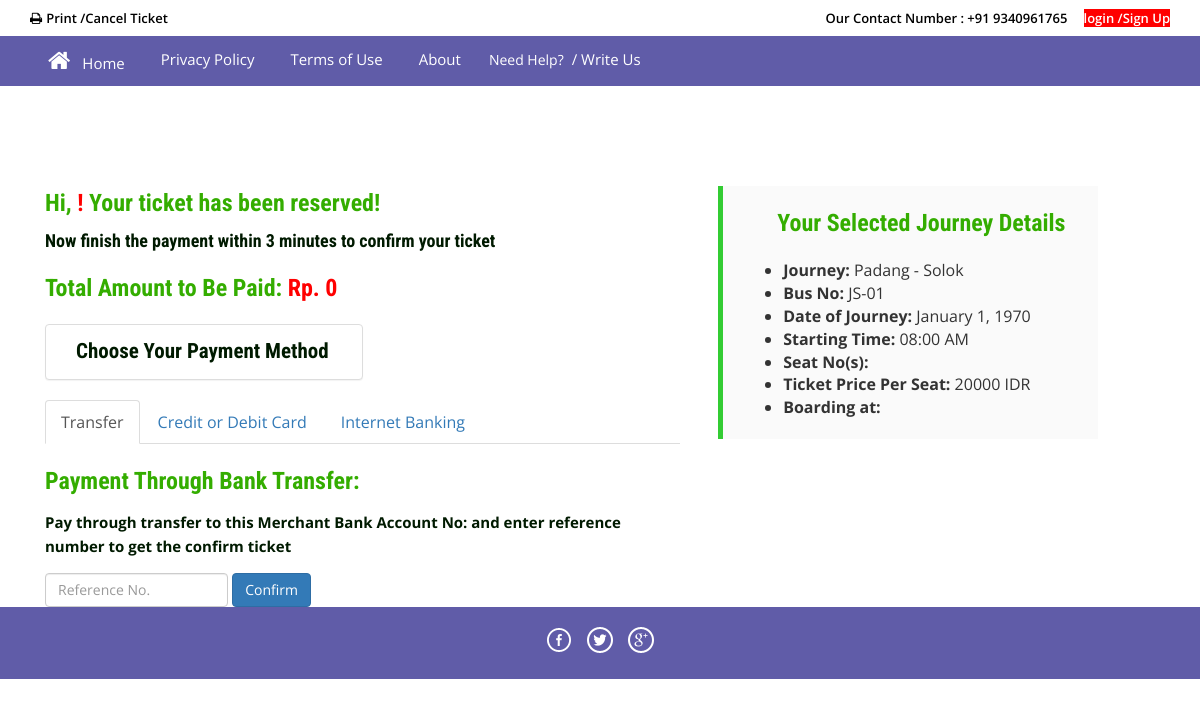
/transaction.php?trip_id=14, run on the app's committed database.
### tables this page shows
CREATE TABLE `tbl_trip_info` (
  `trip_id` int(11) NOT NULL,
  `bus_id` int(11) NOT NULL,
  `from_city` char(40) NOT NULL,
  `to_city` char(40) NOT NULL,
  `fare` varchar(40) NOT NULL,
  `departure_time` varchar(12) NOT NULL,
  `arrival_time` varchar(12) NOT NULL
);

CREATE TABLE `tbl_bus_info` (
  `bus_id` int(11) NOT NULL,
  `bus_no` varchar(11) NOT NULL,
  `bus_type` char(20) NOT NULL,
  `img_bus` varchar(40) NOT NULL,
  `no_of_seats` int(11) NOT NULL DEFAULT 40
);

### libs/Session.php (called while the page is built, shortened)
<?php
class Session{
	public static function get($key){
		if (isset($_SESSION[$key])) {
			return $_SESSION[$key];
		}
		else {
			return false;
		}
	}
}
?>

### classes/Trip_info.php (called while the page is built, shortened)
<?php
$filepath = realpath(dirname(__FILE__));
include_once ($filepath."/../libs/Database.php");
?>
<?php
class Trip_info
{
	private $db;
	function __construct()
	{
		$this->db = new Database();
	}
	public function GetSearchBusBytripId($trip_id){
		$sql = "SELECT * FROM tbl_trip_info INNER JOIN tbl_bus_info ON tbl_trip_info.bus_id = tbl_bus_info.bus_id WHERE tbl_trip_info.trip_id='$trip_id'";
		$result = $this->db->select($sql);
		return $result;
	}
}
?>

### libs/Database.php (called while the page is built, shortened)
<?php
Class Database{
	public $host   = DB_HOST;
	public $user   = DB_USER;
	public $pass   = DB_PASS;
	public $dbname = DB_NAME;
	public $link;
private function connectDB(){
	$this->link = new mysqli($this->host, $this->user, $this->pass,
	$this->dbname);
}
public function select($query){
	$result = $this->link->query($query) or
	die($this->link->error.__LINE__);
	if($result->num_rows > 0){
		return $result;
	}
	else {
		return false;
	}
}
}

### transaction.php (the view, shortened to what this page needs)
<?php include"inc/header.php" ; ?>
  <?php
 	$trip_id = intval($_GET['trip_id']);
  ?>
 <?php
	$seat_no = array();
 ?>
</head>
<?php include("inc/header_bottom.php"); ?>
<div class="agent">
	<div class="container">
	<div class="col-md-7 " >
	 <div>
	    <p> <h3>Hi, <b style="color:red"><?php echo $passenger_name;?>!</b> Your ticket has been reserved!  </h3></p>
	    <h4 style="font-weight: bolder; color:#001a00">Now finish the payment within 3 minutes to confirm your ticket</h4>
	 </div>
	  <?php
      		$bus_info=$trip_info->GetSearchBusBytripId($trip_id);
      		if($bus_info)
			{
				$data = $bus_info->fetch_assoc();
		?>
			<?php
				$total_amount = $data['fare']*count($value);
			 ?>
	 <div>
	    <div class="">
                  <h3 >Total Amount to Be Paid:<span style="color: red" id="display_total_payable"> Rp. <?php echo $total_amount; ?></span> </h3>
         </div>
		 <div class="panel panel-default col-md-6">
             <div class="panel-body"> <h4 style="font-size: 21px; font-weight: bolder; color:#001a00 ">Choose Your Payment Method</h4></div>
        </div>
        <div class="clearfix"></div>
		 <div>
		   <ul class="nav nav-tabs">
             <li class="active"><a data-toggle="tab" href="#menu1">Transfer</a></li>
             <li><a data-toggle="tab" href="#menu2">Credit or Debit Card</a></li>
             <li><a data-toggle="tab" href="#menu3">Internet Banking</a></li>
           </ul>
           <div class="tab-content">
             <div id="menu1" class="tab-pane fade in active">
               <h3>Payment Through Bank Transfer:</h3>
               <p style="font-weight: bolder; color:#001a00">Pay through transfer to this Merchant Bank Account No:  and enter reference number to get the confirm ticket</p>
            <form class="form-inline" method="post">
               <div class="form-group ">
                 <input required type="text" class="form-control" name="reference" id="" placeholder="Reference No.">
               </div>
               <button type="submit" name="confirm" class="btn btn-primary">Confirm</button>
             </form>
			 </div>
           </div>
       </div>
	 </div>
	</div>
	<aside id="journey" class="col-md-4 paside agent-right">
          <div class="page_title" style="margin-right:2%;">
              <h3>Your Selected Journey Details</h3>
          </div><br>
          <ul style="margin-left:2%;">
              <li><b style="font-weight:bolder;">Journey:</b> <?php echo $data['from_city']; ?> - <?php echo $data['to_city']; ?> </li>
              <li><b style="font-weight:bolder;">Bus No: </b><?php echo $data['bus_no']; ?></li>
              <li><b style="font-weight:bolder;">Date of Journey:</b> <?php  echo date('F j, Y', strtotime(Session::get("journey_date"))); ?></li>
              	<li><b style="font-weight:bolder;">Starting Time:</b> <?php echo date('h:i A', strtotime($data['departure_time'])); ?></li>
              <li><b style="font-weight:bolder;">Seat No(s):</b> <span> <?php echo implode(',', $seat_no);  ?></span></li>
              <li><b style="font-weight:bolder;">Ticket Price Per Seat: </b> <span><?php echo $data['fare'];?> IDR</span></li>
              <li><b style="font-weight:bolder;">Boarding at: </b> <?php echo $datacounterPh['counter_name'];?></li>
        </ul>
    </aside>
    <?php } ?>
		<div class="clearfix"></div>
	</div>
<?php include"inc/footer.php" ; ?>

### inc/header.php (shortened to what this page needs)
<?php
	require_once "libs/Session.php";
	require_once "libs/Database.php";
?>
<?php
 	$trip_info = new Trip_info();
?>
<!DOCTYPE HTML>
<html>
<head>
<link href="css/bootstrap.css" rel='stylesheet' type='text/css' />
<link href="css/style.css" rel='stylesheet' type='text/css' />
 <link href="css/truebus.css" rel="stylesheet">
<link href="css/font-awesome.css" rel="stylesheet">

### inc/header_bottom.php (shortened to what this page needs)
<body>
<div class="top-header">
	<div class="container">
		<ul class="tp-hd-lft ">
			<li class=""><a href="index.php"><i class="fa fa-print"></i></a></li>
			<li class="prnt"><a href="" data-toggle="modal" data-target="#myModaPrint" >Print /</a><a href="" data-toggle="modal" data-target="#myModaCanel">Cancel Ticket</a></li>
		</ul>
		<ul class="tp-hd-rgt ">
			<li class="tol">Our Contact Number : +91 9340961765</li>
		    <?php
				if(Session::get("passenger_login")!=true){
			?>
		    <li class=""><a href="" data-toggle="modal" data-target="#myModals" >login /</a><a href="" data-toggle="modal" data-target="#myModal">Sign Up</a></a></li>
		    <?php }
		    else{ ?>
					 <li class=""><input style="height:30px; padding-top:0px; margin:0px;" type="button" value="Logout" onclick="return LogOut();"></li>
			<?php } ?>
        </ul>
		<div class="clearfix"></div>
	</div>
</div>
<div class="footer-btm wow">
	<div class="container">
	<div class="navigation">
			<nav class="navbar navbar-default">
				<div class="collapse navbar-collapse nav-wil" id="bs-example-navbar-collapse-1">
					<nav class="cl-effect-1">
						<ul class="nav navbar-nav">
						        <li class=" "><a href="index.php"><i class="fa fa-home"> &nbsp </i>Home</a></li>
								<li><a href="privacy.php">Privacy Policy</a></li>
								<li><a href="terms.php">Terms of Use</a></li>
								<li><a href="about.php">About</a></li>
								<li>Need Help?<a href="#" data-toggle="modal" data-target="#myModal3"> / Write Us </a>  </li>
								<div class="clearfix"></div>
						</ul>
					</nav>
				</div>
			</nav>
		</div>
	</div>
</div>

### inc/footer.php (shortened to what this page needs)
<div class="copy-right">
	<div class="container">
		<div class="footer-social-icons">
			<ul>
				<li><a class="facebook" href="#"><span>Facebook</span></a></li>
				<li><a class="twitter" href="#"><span>Twitter</span></a></li>
				<li><a class="googleplus" href="#"><span>Google+</span></a></li>
			</ul>
		</div>
	</div>
</div>
</body>
</html>

### css/style.css (style rules this page uses)
html, body { font-size: 100%; background: #fff; font-family: 'Open Sans', sans-serif; }
body a,.grid_1,plan_1,plan_1.one,plan_1.two,i.icon1, i.icon2, i.icon3, i.icon4, i.icon5, i.icon6 { transition:0.5s all; -webkit-transition:0.5s all; -moz-transition:0.5s all; -o-transition:0.5s all; -ms-transition:0.5s all; }
h1,h2,h3,h4,h5,h6 { margin:0; font-family: 'Roboto Condensed', sans-serif; }
p { margin:0; }
ul { margin:0; padding:0; }
i.fa.fa-home { font-size: 24px; }
.top-header { background-color: #fff; border-bottom: 0 none; height: 36px; line-height: 35px; }
ul.tp-hd-lft { float: left; }
ul.tp-hd-lft li { display: inline-block; }
li.hm,li.prnt { margin-right: 12px; }
ul.tp-hd-lft a { font-size: 13px; font-weight: 600; color:#000; }
ul.tp-hd-rgt { float:right; }
ul.tp-hd-rgt li { display: inline-block; font-size: 13px; font-weight: 600; color:#000; }
ul.tp-hd-rgt a { font-size: 13px; font-weight: 600; color:#fff; background-color: red; }
li.ned,li.wrt,li.tol { margin-right: 12px; }
.paside { padding:0px 20px 20px 20px; border-left:5px solid #33cc33; background:#fafafa; margin-top:20px; margin-left:2%; }
.footer-btm li { display: inline-block; margin: 0 10px; font-size: 14px; color: #fff; }
.footer-btm li a { font-size: 15px; color: #fff; display: inline-block; padding: 5px 8px; }
.footer-btm { background:#605CA8; padding: 0.5em 0; text-align:center; }
.copy-right { background:#605CA8; text-align: center; padding: 0.5em 0; }
.agent { padding: 5em 0; }
.agent-right { padding-left: 3.4em; }
.agent h3 { font-size: 1.5em; color: #34ad00; font-weight: 700; margin-top: 1em; }
.agent p { font-size: 15px; margin: 1em 0; color: #999; line-height: 1.6em; }
.footer-social-icons ul li { display:inline-block; margin:0 0.2em; }
.footer-social-icons ul li a { width:30px; height:30px; background:url('../images/img-sprite.png') no-repeat 0px 0px; display:inline-block; position: relative; }
.footer-social-icons ul li a.facebook { background-position:0px 0px; }
.footer-social-icons ul li a.twitter { background-position:-30px 0px; }
.footer-social-icons ul li a.googleplus { background-position:-90px 0px; }
.footer-social-icons { margin: 10px 0 10px; }
.navbar-default { background-color: #605CA8 !important; border-color: #605CA8 !important; }
.navbar { min-height: 0px !important; margin-bottom:0px !important; border-radius:0px !important; border: none !important; }
ul.nav.navbar-nav li a { font-size: 15px ; color: #fff; display: inline-block; padding: 5px 8px; }
.navbar-collapse { padding-right: 0px !important; padding-left: 0px !important; }
*,*:before,*:after { box-sizing: border-box; }
html { font-size: 16px; }

### css/truebus.css (style rules this page uses)
.ancLink, .button, button, input[type="button"], input[type="submit"] { background-color: #e24648; background-position: 96% center; background-repeat: no-repeat; border: 0 none; color: #fff !important; padding: 6px 20px; text-indent: 0; transition: all 0.2s ease 0s; font-family: 'Open Sans', sans-serif; }

### data on the page
tbl_trip_info: fare "0", from_city "Padang", to_city "Solok", bus.bus_no "JS-01", departure_time "08:00 AM", fare "20000"

### other printed values
date('F j, Y', strtotime(Session::get("journey_date"))) "January 1, 1970"
